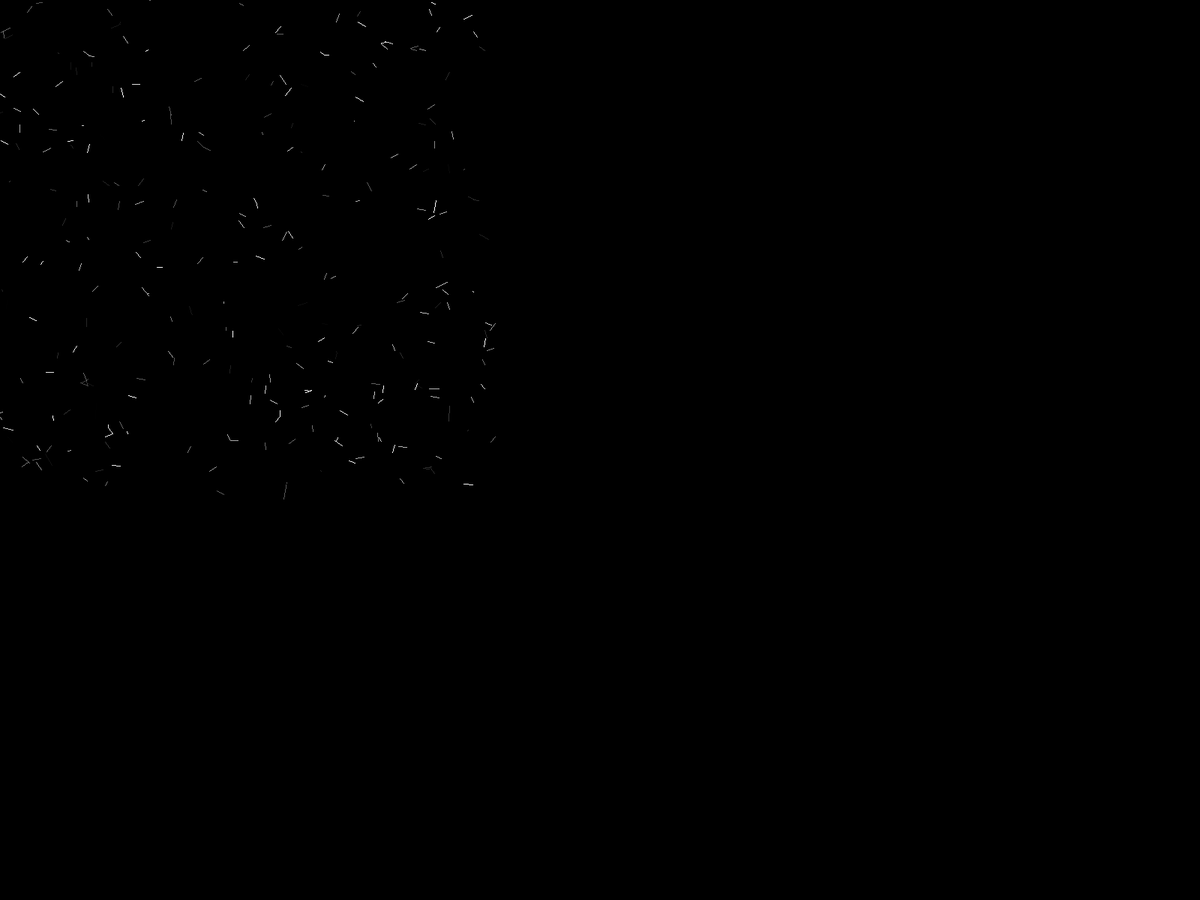
Frame 1 (no input)
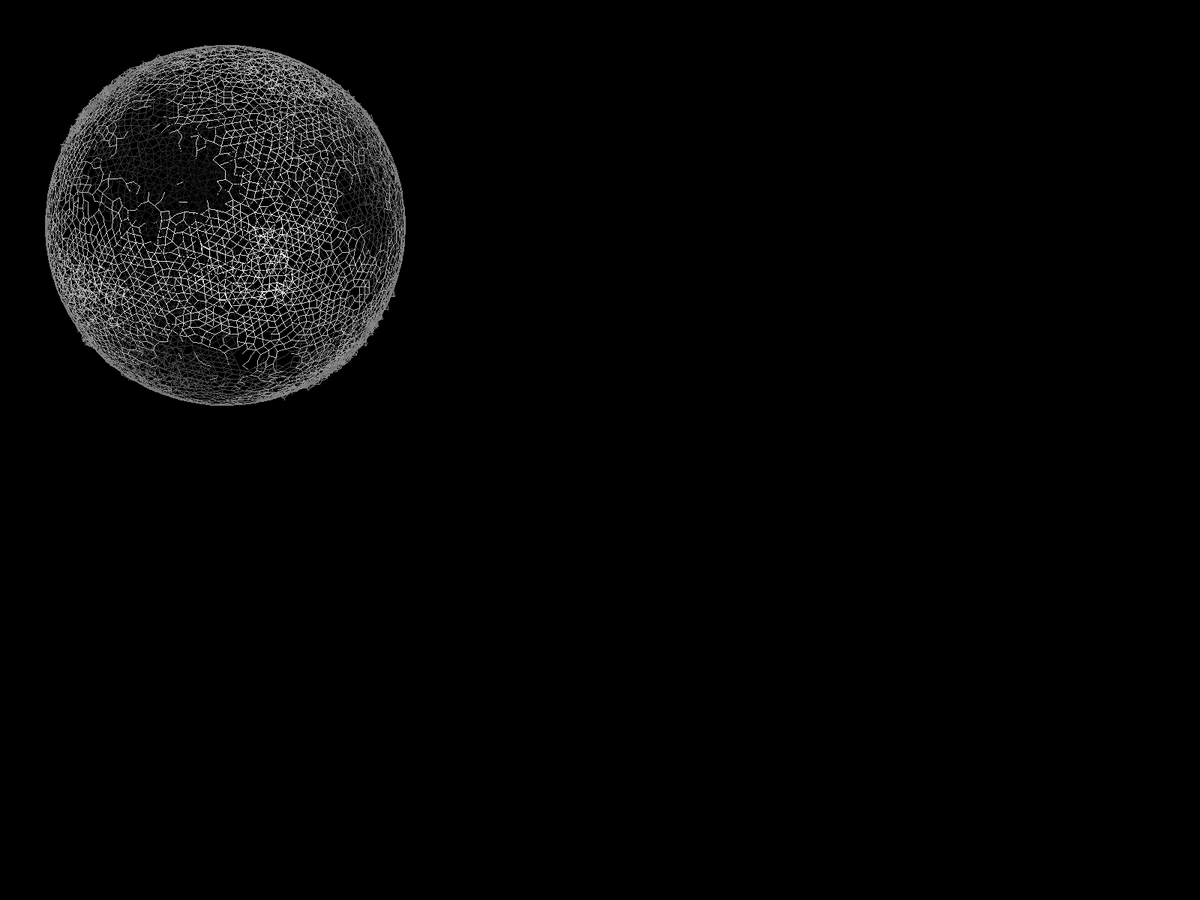
Frame 60 (the mouse pressed at the canvas centre just before this capture)
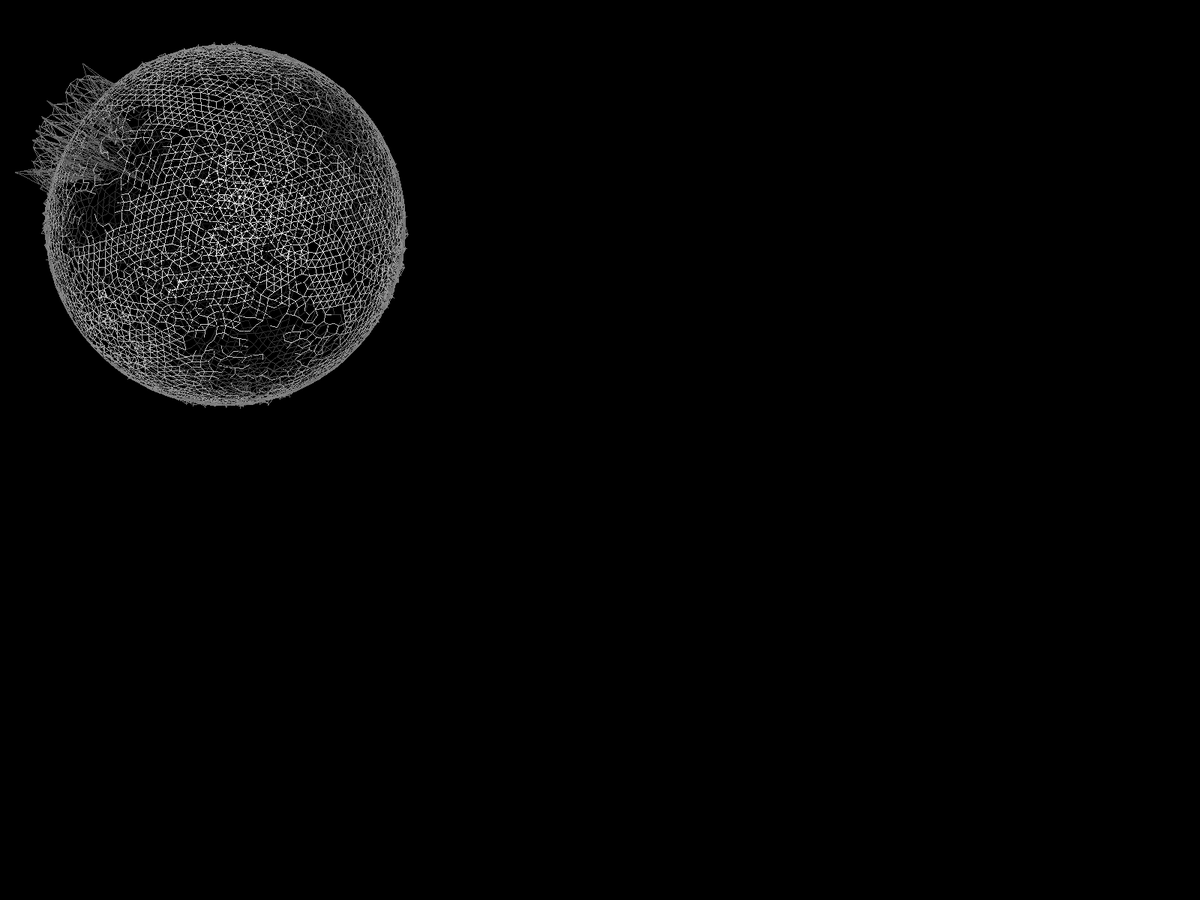
Frame 120 (the mouse held since frame 60 and released just before this capture)

The Processing sketch that drew these frames (run headless with seeded random() and noise(); from frame 60 on, the mouse is pressed at the canvas centre):

// Processing sketch: WavesOnSphere
// ── WavesOnSphere.pde
/* Based on
 * https://www.openprocessing.org/sketch/402629
 */

private int numOfVertices = 6000;
private float M = 50f;
private float h = 0.99f;
private float hh = 0.01f;
private float xVertexCoordinates[] = new float[numOfVertices+1];
private float yVertexCoordinates[] = new float[numOfVertices+1];
private float zVertexCoordinates[] = new float[numOfVertices+1];
private float v[] = new float[numOfVertices+1];
private float dv[] = new float[numOfVertices+1];
private final float R = 2*sqrt((4*PI*(200*200)/numOfVertices)/(2*sqrt(3)));
private float kx;
private float ky;
private float kz;
private float kv;
private float kdv;

private int k;

void setup() {

  //size(600, 600);
  fullScreen();
    frameRate(60f);

  background(0, 0, 0);
  noSmooth();
  stroke(255, 255, 255);
  fill(50, 50, 50);

  initVertices();
}

void draw() {

  background(0, 0, 0);
  drawSphere();
}

void mousePressed() {

  float lmin = 600f; 
  int nn = 0;
  for (int n = 0; n <= numOfVertices; n++ ) {
    final float l = sqrt(((mouseX - (300 + xVertexCoordinates[n])) * (mouseX-(300 + xVertexCoordinates[n])))+((mouseY-(300 + yVertexCoordinates[n]))*(mouseY-(300 + yVertexCoordinates[n]))));
    if (zVertexCoordinates[n] > 0 && l < lmin) { 
      nn = n; 
      lmin = l;
    }
  }

  if (k == 0) { 
    dv[nn] = -200f; 
    k = 1;
  } else { 
    dv[nn] = 200f; 
    k = 0;
  }
}

/*
Implementation
 */

private void initVertices() {
  for (int vertexIndex = 0; vertexIndex <= numOfVertices; vertexIndex++) {
    xVertexCoordinates[vertexIndex] = random(-300f, 300f);
    yVertexCoordinates[vertexIndex] = random(-300f, 300f);
    zVertexCoordinates[vertexIndex] = random(-300f, 300f);
  }
}

private void drawSphere() {
  float l;

  for (int n = 0; n <= numOfVertices; n++ ) {
    for (int nn = n + 1; nn <= numOfVertices; nn++ ) {
      l = sqrt(((xVertexCoordinates[n]-xVertexCoordinates[nn])*(xVertexCoordinates[n]-xVertexCoordinates[nn]))+((yVertexCoordinates[n]-yVertexCoordinates[nn])*(yVertexCoordinates[n]-yVertexCoordinates[nn])));
      l = sqrt(((zVertexCoordinates[n]-zVertexCoordinates[nn])*(zVertexCoordinates[n]-zVertexCoordinates[nn]))+(l*l));
      final float ratio = ((R - l) / (2f * l));
      
      if (l < R) {
        xVertexCoordinates[n] = xVertexCoordinates[n] - ((xVertexCoordinates[nn] - xVertexCoordinates[n]) * ratio);
        yVertexCoordinates[n] = yVertexCoordinates[n] - ((yVertexCoordinates[nn] - yVertexCoordinates[n]) * ratio);
        zVertexCoordinates[n] = zVertexCoordinates[n] - ((zVertexCoordinates[nn] - zVertexCoordinates[n]) * ratio);
        
        xVertexCoordinates[nn] = xVertexCoordinates[nn] + ((xVertexCoordinates[nn] - xVertexCoordinates[n]) * ratio);
        yVertexCoordinates[nn] = yVertexCoordinates[nn] + ((yVertexCoordinates[nn] - yVertexCoordinates[n]) * ratio);
        zVertexCoordinates[nn] = zVertexCoordinates[nn] + ((zVertexCoordinates[nn] - zVertexCoordinates[n]) * ratio);
        
        dv[n] = dv[n] + ((v[nn]-v[n]) / M);
        dv[nn] = dv[nn] - ((v[nn]-v[n]) / M);
        
        stroke(
          125f + (zVertexCoordinates[n] / 2f), 
          125f + (zVertexCoordinates[n] / 2f), 
          125f + (zVertexCoordinates[n] / 2f)
          ); 
        line(
          xVertexCoordinates[n]*1.2f*(200f + v[n]) / 200f + 300f, 
          yVertexCoordinates[n]*1.2f*(200f + v[n]) / 200f + 300f, 
          xVertexCoordinates[nn]*1.2f*(200f + v[nn]) /200f + 300f, 
          yVertexCoordinates[nn]*1.2f*(200f + v[nn]) /200f + 300f
          );
      }

      //if (zVertexCoordinates[n] > zVertexCoordinates[nn]) {
      //  kx = xVertexCoordinates[n]; 
      //  ky = yVertexCoordinates[n]; 
      //  kz = zVertexCoordinates[n]; 
      //  kv = v[n]; 
      //  kdv = dv[n]; 
      //  xVertexCoordinates[n] = xVertexCoordinates[nn]; 
      //  yVertexCoordinates[n] = yVertexCoordinates[nn]; 
      //  zVertexCoordinates[n] = zVertexCoordinates[nn]; 
      //  v[n] = v[nn]; 
      //  dv[n] = dv[nn];  
      //  xVertexCoordinates[nn] = kx; 
      //  yVertexCoordinates[nn] = ky; 
      //  zVertexCoordinates[nn] = kz; 
      //  v[nn] = kv; 
      //  dv[nn] = kdv;
      //}
    }

    l = sqrt((xVertexCoordinates[n] * xVertexCoordinates[n]) + (yVertexCoordinates[n] * yVertexCoordinates[n]));
    l = sqrt((zVertexCoordinates[n] * zVertexCoordinates[n]) + (l * l));
    final float lRatio = (200f - l)/(2f * l);

    xVertexCoordinates[n] = xVertexCoordinates[n] + (xVertexCoordinates[n] * lRatio);
    yVertexCoordinates[n] = yVertexCoordinates[n] + (yVertexCoordinates[n] * lRatio);
    zVertexCoordinates[n] = zVertexCoordinates[n] + (zVertexCoordinates[n] * lRatio);

    kz = zVertexCoordinates[n];
    kx = xVertexCoordinates[n];

    zVertexCoordinates[n] = (kz * cos(float(300 - mouseX) / 10000))-(kx * sin(float(300 - mouseX) / 10000));
    xVertexCoordinates[n] = (kz * sin(float(300 - mouseX) / 10000))+(kx * cos(float(300 - mouseX) / 10000));

    kz = zVertexCoordinates[n]; 
    ky = yVertexCoordinates[n];

    zVertexCoordinates[n] = (kz*cos(float(300 - mouseY) / 10000))-(ky*sin(float(300 - mouseY) / 10000));
    yVertexCoordinates[n] = (kz*sin(float(300 - mouseY) / 10000))+(ky*cos(float(300 - mouseY) / 10000));

    dv[n] = dv[n] - (v[n]*hh); 
    v[n] = v[n] + dv[n]; 
    dv[n] = dv[n] * h;
  }

  println("FPS:", frameRate);
}
